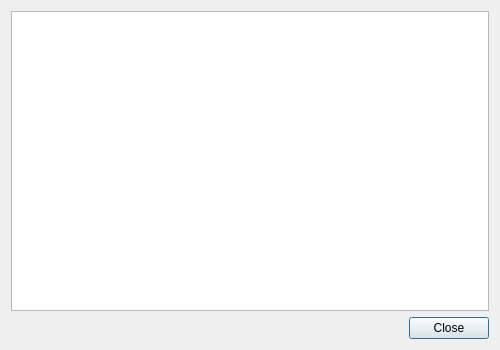
<?xml version="1.0" encoding="UTF-8"?>
<ui version="4.0">
 <class>KnownHostsDialog</class>
 <widget class="QDialog" name="KnownHostsDialog">
  <property name="geometry">
   <rect>
    <x>0</x>
    <y>0</y>
    <width>500</width>
    <height>350</height>
   </rect>
  </property>
  <property name="windowTitle">
   <string>Known Hosts</string>
  </property>
  <layout class="QVBoxLayout" name="verticalLayout">
   <item>
    <widget class="QTableWidget" name="tableWidget"/>
   </item>
   <item>
    <widget class="QDialogButtonBox" name="buttonBox">
     <property name="standardButtons">
      <set>QDialogButtonBox::Close</set>
     </property>
    </widget>
   </item>
  </layout>
 </widget>
 <resources/>
 <connections/>
</ui>
